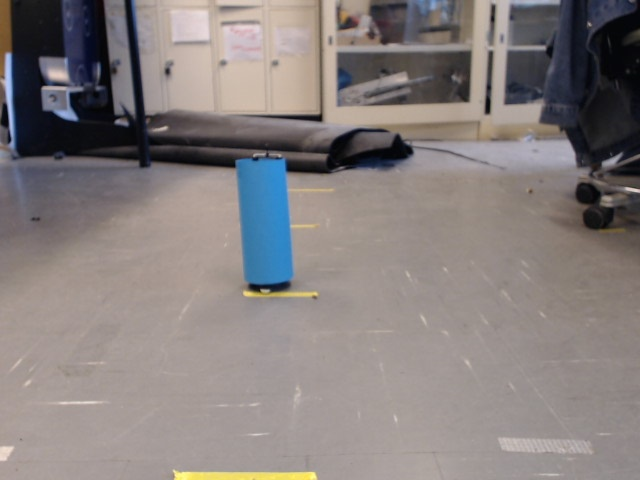
#> input picture scripts/test.jpg, 640 x 480 px
$ python distance_to_camera.py   (older library calls are emulated)
#> lines starting #> are read from the running program, lines starting #| are printed output that depends on the picture; after the words box and inside, x2 and y2 are one past the last pixel; in counts of white or black regions, pixels touching at a corner belong together
#> further down, image is the input picture: shape (480, 640, 3); mean B, G, R 126, 127.1, 134.3
import numpy as np
import cv2
import time

lower_limit = np.array([90, 100, 100])
upper_limit = np.array([130, 255, 255])

def find_marker(frame):
    # Convert image from RBG/BGR to HSV so we easily filter
    hsv_img = cv2.cvtColor(frame, cv2.COLOR_BGR2HSV)
#> hsv_img: shape (480, 640, 3); mean H, S, V 44.4, 37.3, 139

    # Use inRange to capture only the values between lower & upper_blue
    mask = cv2.inRange(hsv_img, lower_limit, upper_limit)
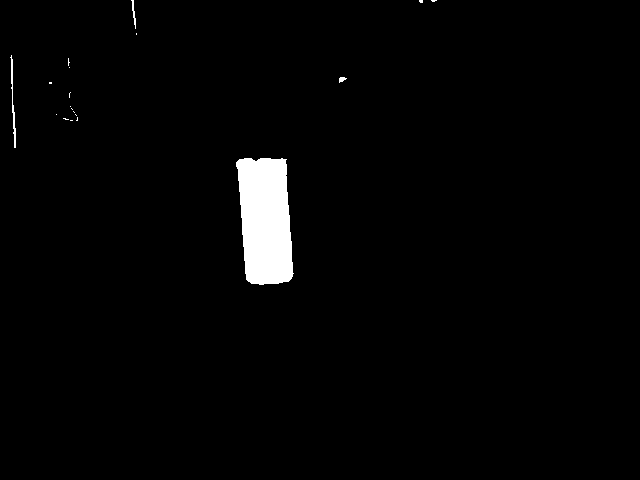
#> mask: shape (480, 640); 2.1% white; 19 white regions (15 under 20 px), largest, box (x1, y1, x2, y2) and area: (236, 158, 294, 285) 6003, (10, 55, 16, 148) 168, (131, 0, 136, 29) 55, (339, 77, 347, 83) 30

    # Perform Bitwise AND on mask and our original frame
    res = cv2.bitwise_and(frame, frame, mask=mask)
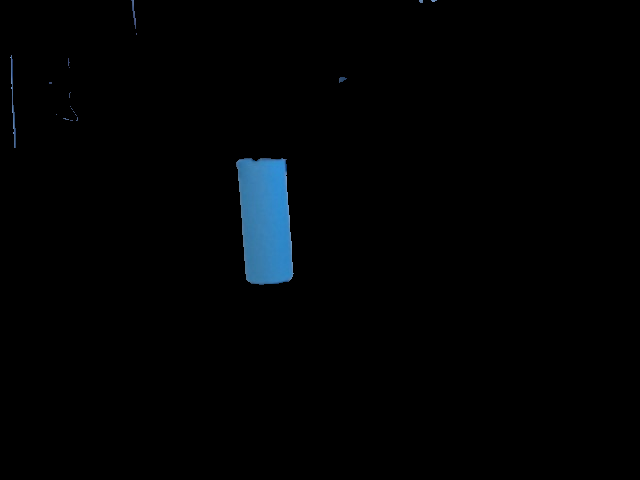
#> res: shape (480, 640, 3); mean B, G, R 3.7, 2.6, 1.2

    gray = cv2.cvtColor(res, cv2.COLOR_BGR2GRAY)
    gray = cv2.GaussianBlur(gray, (5, 5), 0)
    edged = cv2.Canny(gray, 35, 125)
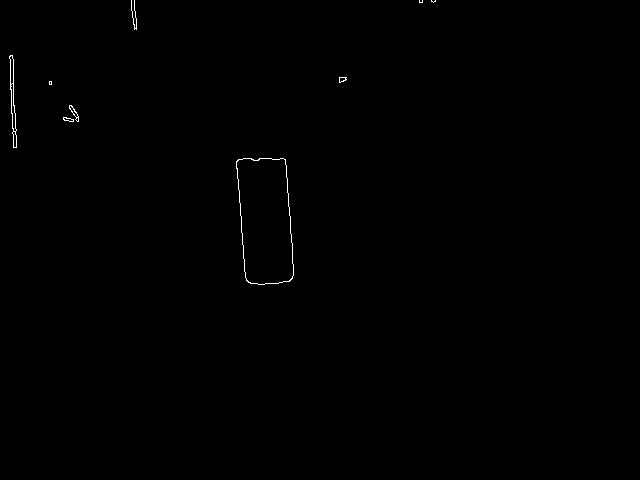
#> edged: shape (480, 640); 0.24% white in thin lines or dots, all inside (x1, y1, x2, y2) = (9, 0, 436, 285)
    (ret, cnts, _) = cv2.findContours(edged.copy(), cv2.RETR_LIST, cv2.CHAIN_APPROX_SIMPLE)
#> cnts = 18 contours, 6 with area under 20; largest, box (x1, y1, x2, y2) and area: (236, 158, 294, 285) 6040, (236, 158, 294, 285) 6024, (9, 55, 17, 148) 260, (10, 83, 17, 132) 122, (9, 55, 14, 85) 82
    c = max(cnts, key = cv2.contourArea)
#> c = contour of 69 points, box (x1, y1, x2, y2) (236, 158, 294, 285), area 6040


    # compute the bounding box of the of the paper region and return it
    return cv2.minAreaRect(c)

def distance_to_camera(knownWidth, focalLength, perWidth):
	# compute and return the distance from the maker to the camera
	return (knownWidth * focalLength) / perWidth

# initialize the known distance from the camera to the object, which
# in this case is 24 inches
KNOWN_DISTANCE = 1

# initialize the known object width, which in this case, the piece of
# paper is 12 inches wide
KNOWN_WIDTH = 0.08

image = cv2.imread("test.jpg")
marker = find_marker(image)
#> marker = ((265.2, 220.1), (50.12, 127.3), -4.44)
focalLength = (marker[1][0] * KNOWN_DISTANCE) / KNOWN_WIDTH
#> focalLength = 626.5
#> (the run stopped early here; a loop or call above may not have finished)
